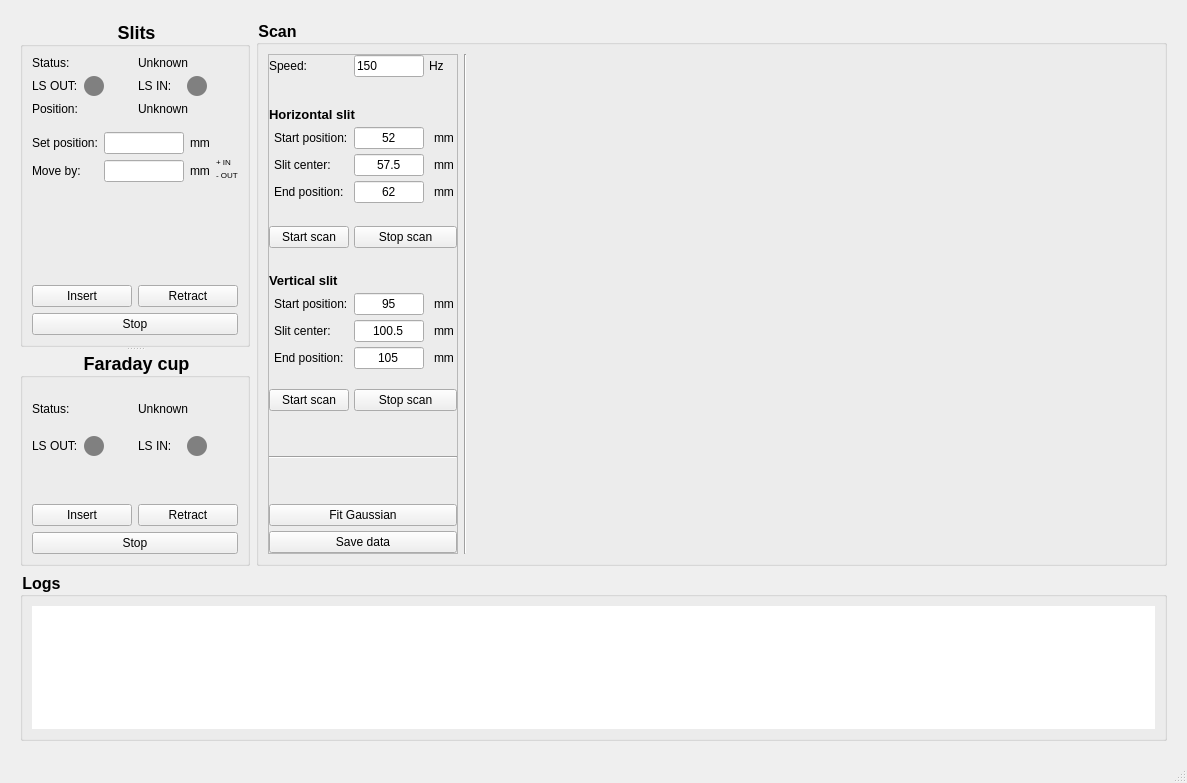
<?xml version="1.0" encoding="UTF-8"?>
<ui version="4.0">
 <class>MainWindow</class>
 <widget class="QMainWindow" name="MainWindow">
  <property name="geometry">
   <rect>
    <x>0</x>
    <y>0</y>
    <width>1187</width>
    <height>783</height>
   </rect>
  </property>
  <property name="windowTitle">
   <string>Diagnostic Box Controls</string>
  </property>
  <widget class="QWidget" name="centralwidget">
   <layout class="QGridLayout" name="gridLayout_3">
    <property name="leftMargin">
     <number>20</number>
    </property>
    <property name="topMargin">
     <number>20</number>
    </property>
    <property name="rightMargin">
     <number>20</number>
    </property>
    <property name="bottomMargin">
     <number>20</number>
    </property>
    <item row="0" column="0">
     <widget class="QSplitter" name="splitter">
      <property name="sizePolicy">
       <sizepolicy hsizetype="Fixed" vsizetype="Expanding">
        <horstretch>0</horstretch>
        <verstretch>0</verstretch>
       </sizepolicy>
      </property>
      <property name="orientation">
       <enum>Qt::Vertical</enum>
      </property>
      <widget class="QGroupBox" name="Slits_group">
       <property name="sizePolicy">
        <sizepolicy hsizetype="Fixed" vsizetype="Fixed">
         <horstretch>0</horstretch>
         <verstretch>0</verstretch>
        </sizepolicy>
       </property>
       <property name="styleSheet">
        <string notr="true">QGroupBox
{
    font-size: 18px;
    font-weight: bold;
}</string>
       </property>
       <property name="title">
        <string>Slits</string>
       </property>
       <property name="alignment">
        <set>Qt::AlignCenter</set>
       </property>
       <layout class="QGridLayout" name="gridLayout_2">
        <property name="sizeConstraint">
         <enum>QLayout::SetDefaultConstraint</enum>
        </property>
        <item row="0" column="0">
         <widget class="QLabel" name="SL_status_label">
          <property name="text">
           <string>Status:</string>
          </property>
         </widget>
        </item>
        <item row="0" column="1">
         <widget class="QLabel" name="SL_status_field">
          <property name="text">
           <string>Unknown</string>
          </property>
         </widget>
        </item>
        <item row="1" column="0">
         <layout class="QFormLayout" name="SL_LS_OUT_Layout">
          <item row="0" column="0">
           <widget class="QLabel" name="SL_LS_OUT_label">
            <property name="text">
             <string>LS OUT:</string>
            </property>
           </widget>
          </item>
          <item row="0" column="1">
           <widget class="QLabel" name="SL_LS_OUT_status">
            <property name="sizePolicy">
             <sizepolicy hsizetype="Fixed" vsizetype="Fixed">
              <horstretch>0</horstretch>
              <verstretch>0</verstretch>
             </sizepolicy>
            </property>
            <property name="minimumSize">
             <size>
              <width>20</width>
              <height>20</height>
             </size>
            </property>
            <property name="maximumSize">
             <size>
              <width>20</width>
              <height>20</height>
             </size>
            </property>
            <property name="styleSheet">
             <string notr="true">background-color: grey; border-radius: 10px;</string>
            </property>
            <property name="text">
             <string/>
            </property>
           </widget>
          </item>
         </layout>
        </item>
        <item row="1" column="1">
         <layout class="QFormLayout" name="SL_LS_IN_Layout">
          <property name="labelAlignment">
           <set>Qt::AlignLeading|Qt::AlignLeft|Qt::AlignVCenter</set>
          </property>
          <property name="formAlignment">
           <set>Qt::AlignLeading|Qt::AlignLeft|Qt::AlignTop</set>
          </property>
          <property name="horizontalSpacing">
           <number>15</number>
          </property>
          <property name="leftMargin">
           <number>0</number>
          </property>
          <property name="rightMargin">
           <number>0</number>
          </property>
          <item row="0" column="0">
           <widget class="QLabel" name="SL_LS_IN_label">
            <property name="text">
             <string>LS IN:</string>
            </property>
           </widget>
          </item>
          <item row="0" column="1">
           <widget class="QLabel" name="SL_LS_IN_status">
            <property name="sizePolicy">
             <sizepolicy hsizetype="Fixed" vsizetype="Fixed">
              <horstretch>0</horstretch>
              <verstretch>0</verstretch>
             </sizepolicy>
            </property>
            <property name="minimumSize">
             <size>
              <width>20</width>
              <height>20</height>
             </size>
            </property>
            <property name="maximumSize">
             <size>
              <width>20</width>
              <height>20</height>
             </size>
            </property>
            <property name="styleSheet">
             <string notr="true">background-color: grey; border-radius: 10px;</string>
            </property>
            <property name="text">
             <string/>
            </property>
            <property name="alignment">
             <set>Qt::AlignLeading|Qt::AlignLeft|Qt::AlignVCenter</set>
            </property>
            <property name="margin">
             <number>0</number>
            </property>
           </widget>
          </item>
         </layout>
        </item>
        <item row="2" column="0">
         <widget class="QLabel" name="SL_pos_label">
          <property name="text">
           <string>Position:</string>
          </property>
         </widget>
        </item>
        <item row="2" column="1">
         <widget class="QLabel" name="SL_pos_field">
          <property name="text">
           <string>Unknown</string>
          </property>
         </widget>
        </item>
        <item row="3" column="0">
         <spacer name="verticalSpacer">
          <property name="orientation">
           <enum>Qt::Vertical</enum>
          </property>
          <property name="sizeType">
           <enum>QSizePolicy::Fixed</enum>
          </property>
          <property name="sizeHint" stdset="0">
           <size>
            <width>20</width>
            <height>10</height>
           </size>
          </property>
         </spacer>
        </item>
        <item row="4" column="0" colspan="2">
         <layout class="QGridLayout" name="gridLayout">
          <item row="0" column="0" rowspan="2">
           <widget class="QLabel" name="mvto_label">
            <property name="text">
             <string>Set position:</string>
            </property>
           </widget>
          </item>
          <item row="0" column="1" rowspan="2">
           <widget class="QLineEdit" name="mvto_field">
            <property name="sizePolicy">
             <sizepolicy hsizetype="Fixed" vsizetype="Preferred">
              <horstretch>0</horstretch>
              <verstretch>0</verstretch>
             </sizepolicy>
            </property>
            <property name="minimumSize">
             <size>
              <width>60</width>
              <height>0</height>
             </size>
            </property>
            <property name="maximumSize">
             <size>
              <width>80</width>
              <height>16777215</height>
             </size>
            </property>
           </widget>
          </item>
          <item row="0" column="2" rowspan="2" colspan="2">
           <widget class="QLabel" name="label">
            <property name="text">
             <string>mm</string>
            </property>
           </widget>
          </item>
          <item row="1" column="3" rowspan="2">
           <widget class="QLabel" name="label_3">
            <property name="text">
             <string>&lt;html&gt;&lt;head/&gt;
&lt;body&gt;
&lt;p style=&quot;line-height: 0.1;&quot;&gt;&lt;span style=&quot;font-size:6pt;&quot;&gt;+ IN&lt;/span&gt;&lt;/p&gt;
&lt;p style=&quot;line-height: 0.1;&quot;&gt;&lt;span style=&quot;font-size:6pt;&quot;&gt;- OUT&lt;/span&gt;&lt;/p&gt;
&lt;/body&gt;&lt;/html&gt;</string>
            </property>
           </widget>
          </item>
          <item row="2" column="0">
           <widget class="QLabel" name="mvto_label_2">
            <property name="text">
             <string>Move by:</string>
            </property>
           </widget>
          </item>
          <item row="2" column="1">
           <widget class="QLineEdit" name="mvby_field">
            <property name="sizePolicy">
             <sizepolicy hsizetype="Fixed" vsizetype="Preferred">
              <horstretch>0</horstretch>
              <verstretch>0</verstretch>
             </sizepolicy>
            </property>
            <property name="minimumSize">
             <size>
              <width>60</width>
              <height>0</height>
             </size>
            </property>
            <property name="maximumSize">
             <size>
              <width>80</width>
              <height>16777215</height>
             </size>
            </property>
            <property name="toolTip">
             <string>&lt;html&gt;&lt;head/&gt;&lt;body&gt;&lt;p&gt;+ IN&lt;/p&gt;&lt;p&gt;-OUT&lt;/p&gt;&lt;/body&gt;&lt;/html&gt;</string>
            </property>
           </widget>
          </item>
          <item row="2" column="2">
           <widget class="QLabel" name="label_2">
            <property name="text">
             <string>mm</string>
            </property>
           </widget>
          </item>
         </layout>
        </item>
        <item row="5" column="0" colspan="2">
         <spacer name="verticalSpacer_2">
          <property name="orientation">
           <enum>Qt::Vertical</enum>
          </property>
          <property name="sizeHint" stdset="0">
           <size>
            <width>20</width>
            <height>20</height>
           </size>
          </property>
         </spacer>
        </item>
        <item row="6" column="0">
         <widget class="QPushButton" name="SL_In_Btn">
          <property name="text">
           <string>Insert</string>
          </property>
         </widget>
        </item>
        <item row="6" column="1">
         <widget class="QPushButton" name="SL_Out_Btn">
          <property name="text">
           <string>Retract</string>
          </property>
         </widget>
        </item>
        <item row="7" column="0" colspan="2">
         <widget class="QPushButton" name="SL_Stop_Btn">
          <property name="text">
           <string>Stop</string>
          </property>
         </widget>
        </item>
       </layout>
      </widget>
      <widget class="QGroupBox" name="FC_group">
       <property name="sizePolicy">
        <sizepolicy hsizetype="Fixed" vsizetype="Fixed">
         <horstretch>0</horstretch>
         <verstretch>0</verstretch>
        </sizepolicy>
       </property>
       <property name="styleSheet">
        <string notr="true">QGroupBox
{
    font-size: 18px;
    font-weight: bold;
}</string>
       </property>
       <property name="title">
        <string>Faraday cup</string>
       </property>
       <property name="alignment">
        <set>Qt::AlignCenter</set>
       </property>
       <layout class="QGridLayout" name="gridLayout_6">
        <property name="sizeConstraint">
         <enum>QLayout::SetDefaultConstraint</enum>
        </property>
        <item row="4" column="0" colspan="2">
         <widget class="QPushButton" name="FC_Stop_Btn">
          <property name="text">
           <string>Stop</string>
          </property>
         </widget>
        </item>
        <item row="3" column="1">
         <widget class="QPushButton" name="FC_Out_Btn">
          <property name="text">
           <string>Retract</string>
          </property>
         </widget>
        </item>
        <item row="0" column="0">
         <widget class="QLabel" name="FC_status_label">
          <property name="text">
           <string>Status:</string>
          </property>
         </widget>
        </item>
        <item row="1" column="1">
         <layout class="QFormLayout" name="FC_LS_IN_Layout">
          <property name="sizeConstraint">
           <enum>QLayout::SetDefaultConstraint</enum>
          </property>
          <property name="horizontalSpacing">
           <number>15</number>
          </property>
          <item row="0" column="0">
           <widget class="QLabel" name="FC_LS_IN_label">
            <property name="text">
             <string>LS IN:</string>
            </property>
           </widget>
          </item>
          <item row="0" column="1">
           <widget class="QLabel" name="FC_LS_IN_status">
            <property name="sizePolicy">
             <sizepolicy hsizetype="Fixed" vsizetype="Fixed">
              <horstretch>0</horstretch>
              <verstretch>0</verstretch>
             </sizepolicy>
            </property>
            <property name="minimumSize">
             <size>
              <width>20</width>
              <height>20</height>
             </size>
            </property>
            <property name="maximumSize">
             <size>
              <width>20</width>
              <height>20</height>
             </size>
            </property>
            <property name="styleSheet">
             <string notr="true">background-color: grey;
border-radius: 10px;</string>
            </property>
            <property name="text">
             <string/>
            </property>
           </widget>
          </item>
         </layout>
        </item>
        <item row="1" column="0">
         <layout class="QFormLayout" name="FC_LS_OUT_Layout">
          <item row="0" column="0">
           <widget class="QLabel" name="FC_LS_OUT_label">
            <property name="text">
             <string>LS OUT:</string>
            </property>
           </widget>
          </item>
          <item row="0" column="1">
           <widget class="QLabel" name="FC_LS_OUT_status">
            <property name="sizePolicy">
             <sizepolicy hsizetype="Fixed" vsizetype="Fixed">
              <horstretch>0</horstretch>
              <verstretch>0</verstretch>
             </sizepolicy>
            </property>
            <property name="minimumSize">
             <size>
              <width>20</width>
              <height>20</height>
             </size>
            </property>
            <property name="maximumSize">
             <size>
              <width>20</width>
              <height>20</height>
             </size>
            </property>
            <property name="styleSheet">
             <string notr="true">background-color: grey;
border-radius: 10px;</string>
            </property>
            <property name="text">
             <string/>
            </property>
           </widget>
          </item>
         </layout>
        </item>
        <item row="2" column="0" colspan="2">
         <spacer name="verticalSpacer_3">
          <property name="orientation">
           <enum>Qt::Vertical</enum>
          </property>
          <property name="sizeType">
           <enum>QSizePolicy::Fixed</enum>
          </property>
          <property name="sizeHint" stdset="0">
           <size>
            <width>20</width>
            <height>20</height>
           </size>
          </property>
         </spacer>
        </item>
        <item row="0" column="1">
         <widget class="QLabel" name="FC_status_field">
          <property name="text">
           <string>Unknown</string>
          </property>
         </widget>
        </item>
        <item row="3" column="0">
         <widget class="QPushButton" name="FC_In_Btn">
          <property name="text">
           <string>Insert</string>
          </property>
         </widget>
        </item>
       </layout>
      </widget>
     </widget>
    </item>
    <item row="0" column="1">
     <widget class="QGroupBox" name="groupBox">
      <property name="styleSheet">
       <string notr="true">QGroupBox
{
    font-size: 16px;
    font-weight: bold;
}</string>
      </property>
      <property name="title">
       <string>Scan</string>
      </property>
      <layout class="QGridLayout" name="gridLayout_4">
       <property name="sizeConstraint">
        <enum>QLayout::SetDefaultConstraint</enum>
       </property>
       <item row="0" column="3">
        <widget class="PlotWidget" name="plotWidget" native="true">
         <property name="sizePolicy">
          <sizepolicy hsizetype="Fixed" vsizetype="Fixed">
           <horstretch>0</horstretch>
           <verstretch>0</verstretch>
          </sizepolicy>
         </property>
         <property name="minimumSize">
          <size>
           <width>600</width>
           <height>500</height>
          </size>
         </property>
         <property name="maximumSize">
          <size>
           <width>800</width>
           <height>500</height>
          </size>
         </property>
        </widget>
       </item>
       <item row="0" column="2">
        <widget class="Line" name="line">
         <property name="orientation">
          <enum>Qt::Vertical</enum>
         </property>
        </widget>
       </item>
       <item row="0" column="1">
        <widget class="QFrame" name="frame">
         <property name="sizePolicy">
          <sizepolicy hsizetype="Fixed" vsizetype="Preferred">
           <horstretch>0</horstretch>
           <verstretch>0</verstretch>
          </sizepolicy>
         </property>
         <property name="frameShape">
          <enum>QFrame::StyledPanel</enum>
         </property>
         <property name="frameShadow">
          <enum>QFrame::Raised</enum>
         </property>
         <layout class="QVBoxLayout" name="verticalLayout">
          <property name="spacing">
           <number>5</number>
          </property>
          <property name="sizeConstraint">
           <enum>QLayout::SetDefaultConstraint</enum>
          </property>
          <property name="leftMargin">
           <number>0</number>
          </property>
          <property name="topMargin">
           <number>0</number>
          </property>
          <property name="rightMargin">
           <number>0</number>
          </property>
          <property name="bottomMargin">
           <number>0</number>
          </property>
          <item>
           <layout class="QFormLayout" name="formLayout">
            <item row="0" column="0">
             <widget class="QLabel" name="label_5">
              <property name="text">
               <string>Speed:</string>
              </property>
             </widget>
            </item>
            <item row="0" column="1">
             <layout class="QFormLayout" name="formLayout_2">
              <item row="0" column="0">
               <widget class="QLineEdit" name="slitScanSpeedFiled">
                <property name="sizePolicy">
                 <sizepolicy hsizetype="Fixed" vsizetype="Fixed">
                  <horstretch>0</horstretch>
                  <verstretch>0</verstretch>
                 </sizepolicy>
                </property>
                <property name="maximumSize">
                 <size>
                  <width>70</width>
                  <height>25</height>
                 </size>
                </property>
                <property name="text">
                 <string>150</string>
                </property>
               </widget>
              </item>
              <item row="0" column="1">
               <widget class="QLabel" name="label_4">
                <property name="maximumSize">
                 <size>
                  <width>100</width>
                  <height>16777215</height>
                 </size>
                </property>
                <property name="text">
                 <string>Hz</string>
                </property>
               </widget>
              </item>
             </layout>
            </item>
            <item row="1" column="0" colspan="2">
             <spacer name="verticalSpacer_7">
              <property name="orientation">
               <enum>Qt::Vertical</enum>
              </property>
              <property name="sizeType">
               <enum>QSizePolicy::Fixed</enum>
              </property>
              <property name="sizeHint" stdset="0">
               <size>
                <width>20</width>
                <height>20</height>
               </size>
              </property>
             </spacer>
            </item>
            <item row="2" column="0" colspan="2">
             <widget class="QLabel" name="hSlitScanLabel">
              <property name="text">
               <string>&lt;html&gt;&lt;head/&gt;&lt;body&gt;&lt;p&gt;&lt;span style=&quot; font-size:10pt; font-weight:600;&quot;&gt;Horizontal slit&lt;/span&gt;&lt;/p&gt;&lt;/body&gt;&lt;/html&gt;</string>
              </property>
             </widget>
            </item>
            <item row="3" column="0">
             <widget class="QLabel" name="hStartPosLabel">
              <property name="text">
               <string>Start position:</string>
              </property>
              <property name="indent">
               <number>5</number>
              </property>
             </widget>
            </item>
            <item row="3" column="1">
             <layout class="QFormLayout" name="hStartPos">
              <item row="0" column="0">
               <widget class="QLineEdit" name="hStartPosField">
                <property name="sizePolicy">
                 <sizepolicy hsizetype="Fixed" vsizetype="Fixed">
                  <horstretch>0</horstretch>
                  <verstretch>0</verstretch>
                 </sizepolicy>
                </property>
                <property name="maximumSize">
                 <size>
                  <width>70</width>
                  <height>25</height>
                 </size>
                </property>
                <property name="inputMask">
                 <string/>
                </property>
                <property name="text">
                 <string>52</string>
                </property>
                <property name="alignment">
                 <set>Qt::AlignCenter</set>
                </property>
                <property name="placeholderText">
                 <string/>
                </property>
               </widget>
              </item>
              <item row="0" column="1">
               <widget class="QLabel" name="mm">
                <property name="maximumSize">
                 <size>
                  <width>100</width>
                  <height>16777215</height>
                 </size>
                </property>
                <property name="text">
                 <string>mm</string>
                </property>
                <property name="indent">
                 <number>5</number>
                </property>
               </widget>
              </item>
             </layout>
            </item>
            <item row="4" column="0">
             <widget class="QLabel" name="hCenterLabel">
              <property name="text">
               <string>Slit center:</string>
              </property>
              <property name="indent">
               <number>5</number>
              </property>
             </widget>
            </item>
            <item row="4" column="1">
             <layout class="QFormLayout" name="hCenter">
              <item row="0" column="0">
               <widget class="QLineEdit" name="hCenterField">
                <property name="sizePolicy">
                 <sizepolicy hsizetype="Fixed" vsizetype="Fixed">
                  <horstretch>0</horstretch>
                  <verstretch>0</verstretch>
                 </sizepolicy>
                </property>
                <property name="maximumSize">
                 <size>
                  <width>70</width>
                  <height>25</height>
                 </size>
                </property>
                <property name="toolTip">
                 <string>Default: 57.5 mm</string>
                </property>
                <property name="inputMask">
                 <string/>
                </property>
                <property name="text">
                 <string>57.5</string>
                </property>
                <property name="alignment">
                 <set>Qt::AlignCenter</set>
                </property>
                <property name="placeholderText">
                 <string/>
                </property>
               </widget>
              </item>
              <item row="0" column="1">
               <widget class="QLabel" name="mm_2">
                <property name="maximumSize">
                 <size>
                  <width>100</width>
                  <height>16777215</height>
                 </size>
                </property>
                <property name="text">
                 <string>mm</string>
                </property>
                <property name="indent">
                 <number>5</number>
                </property>
               </widget>
              </item>
             </layout>
            </item>
            <item row="5" column="0">
             <widget class="QLabel" name="hEndPosLabel">
              <property name="text">
               <string>End position:</string>
              </property>
              <property name="indent">
               <number>5</number>
              </property>
             </widget>
            </item>
            <item row="5" column="1">
             <layout class="QFormLayout" name="hEndPos">
              <item row="0" column="0">
               <widget class="QLineEdit" name="hEndPosField">
                <property name="sizePolicy">
                 <sizepolicy hsizetype="Fixed" vsizetype="Fixed">
                  <horstretch>0</horstretch>
                  <verstretch>0</verstretch>
                 </sizepolicy>
                </property>
                <property name="maximumSize">
                 <size>
                  <width>70</width>
                  <height>25</height>
                 </size>
                </property>
                <property name="inputMask">
                 <string/>
                </property>
                <property name="text">
                 <string>62</string>
                </property>
                <property name="alignment">
                 <set>Qt::AlignCenter</set>
                </property>
                <property name="placeholderText">
                 <string/>
                </property>
               </widget>
              </item>
              <item row="0" column="1">
               <widget class="QLabel" name="mm_3">
                <property name="maximumSize">
                 <size>
                  <width>100</width>
                  <height>16777215</height>
                 </size>
                </property>
                <property name="text">
                 <string>mm</string>
                </property>
                <property name="indent">
                 <number>5</number>
                </property>
               </widget>
              </item>
             </layout>
            </item>
            <item row="6" column="0" colspan="2">
             <spacer name="verticalSpacer_4">
              <property name="orientation">
               <enum>Qt::Vertical</enum>
              </property>
              <property name="sizeType">
               <enum>QSizePolicy::Fixed</enum>
              </property>
              <property name="sizeHint" stdset="0">
               <size>
                <width>188</width>
                <height>13</height>
               </size>
              </property>
             </spacer>
            </item>
            <item row="7" column="0">
             <widget class="QPushButton" name="hStartScanBtn">
              <property name="text">
               <string>Start scan</string>
              </property>
             </widget>
            </item>
            <item row="7" column="1">
             <widget class="QPushButton" name="hStopScanBtn">
              <property name="text">
               <string>Stop scan</string>
              </property>
             </widget>
            </item>
           </layout>
          </item>
          <item>
           <spacer name="verticalSpacer_8">
            <property name="orientation">
             <enum>Qt::Vertical</enum>
            </property>
            <property name="sizeType">
             <enum>QSizePolicy::Fixed</enum>
            </property>
            <property name="sizeHint" stdset="0">
             <size>
              <width>20</width>
              <height>20</height>
             </size>
            </property>
           </spacer>
          </item>
          <item>
           <layout class="QFormLayout" name="formLayout_3">
            <item row="0" column="0" colspan="2">
             <widget class="QLabel" name="vSlitScanLabel">
              <property name="text">
               <string>&lt;html&gt;&lt;head/&gt;&lt;body&gt;&lt;p&gt;&lt;span style=&quot; font-size:10pt; font-weight:600;&quot;&gt;Vertical slit&lt;/span&gt;&lt;/p&gt;&lt;/body&gt;&lt;/html&gt;</string>
              </property>
             </widget>
            </item>
            <item row="1" column="0">
             <widget class="QLabel" name="vStartPosLabel">
              <property name="text">
               <string>Start position:</string>
              </property>
              <property name="indent">
               <number>5</number>
              </property>
             </widget>
            </item>
            <item row="1" column="1">
             <layout class="QFormLayout" name="vStartPos">
              <item row="0" column="0">
               <widget class="QLineEdit" name="vStartPosField">
                <property name="sizePolicy">
                 <sizepolicy hsizetype="Fixed" vsizetype="Fixed">
                  <horstretch>0</horstretch>
                  <verstretch>0</verstretch>
                 </sizepolicy>
                </property>
                <property name="maximumSize">
                 <size>
                  <width>70</width>
                  <height>25</height>
                 </size>
                </property>
                <property name="inputMask">
                 <string/>
                </property>
                <property name="text">
                 <string>95</string>
                </property>
                <property name="alignment">
                 <set>Qt::AlignCenter</set>
                </property>
                <property name="placeholderText">
                 <string/>
                </property>
               </widget>
              </item>
              <item row="0" column="1">
               <widget class="QLabel" name="mm_4">
                <property name="maximumSize">
                 <size>
                  <width>100</width>
                  <height>16777215</height>
                 </size>
                </property>
                <property name="text">
                 <string>mm</string>
                </property>
                <property name="indent">
                 <number>5</number>
                </property>
               </widget>
              </item>
             </layout>
            </item>
            <item row="2" column="0">
             <widget class="QLabel" name="vCenterLabel">
              <property name="text">
               <string>Slit center:</string>
              </property>
              <property name="indent">
               <number>5</number>
              </property>
             </widget>
            </item>
            <item row="2" column="1">
             <layout class="QFormLayout" name="vCenter">
              <item row="0" column="0">
               <widget class="QLineEdit" name="vCenterField">
                <property name="sizePolicy">
                 <sizepolicy hsizetype="Fixed" vsizetype="Fixed">
                  <horstretch>0</horstretch>
                  <verstretch>0</verstretch>
                 </sizepolicy>
                </property>
                <property name="maximumSize">
                 <size>
                  <width>70</width>
                  <height>25</height>
                 </size>
                </property>
                <property name="toolTip">
                 <string>&lt;html&gt;&lt;head/&gt;&lt;body&gt;&lt;p&gt;Default: 100.75 mm&lt;/p&gt;&lt;/body&gt;&lt;/html&gt;</string>
                </property>
                <property name="inputMask">
                 <string/>
                </property>
                <property name="text">
                 <string>100.5</string>
                </property>
                <property name="alignment">
                 <set>Qt::AlignCenter</set>
                </property>
                <property name="placeholderText">
                 <string/>
                </property>
               </widget>
              </item>
              <item row="0" column="1">
               <widget class="QLabel" name="mm_5">
                <property name="maximumSize">
                 <size>
                  <width>100</width>
                  <height>16777215</height>
                 </size>
                </property>
                <property name="text">
                 <string>mm</string>
                </property>
                <property name="indent">
                 <number>5</number>
                </property>
               </widget>
              </item>
             </layout>
            </item>
            <item row="3" column="0">
             <widget class="QLabel" name="vEndPosLabel">
              <property name="text">
               <string>End position:</string>
              </property>
              <property name="indent">
               <number>5</number>
              </property>
             </widget>
            </item>
            <item row="3" column="1">
             <layout class="QFormLayout" name="vEndPos">
              <item row="0" column="0">
               <widget class="QLineEdit" name="vEndPosField">
                <property name="sizePolicy">
                 <sizepolicy hsizetype="Fixed" vsizetype="Fixed">
                  <horstretch>0</horstretch>
                  <verstretch>0</verstretch>
                 </sizepolicy>
                </property>
                <property name="maximumSize">
                 <size>
                  <width>70</width>
                  <height>25</height>
                 </size>
                </property>
                <property name="inputMask">
                 <string/>
                </property>
                <property name="text">
                 <string>105</string>
                </property>
                <property name="alignment">
                 <set>Qt::AlignCenter</set>
                </property>
                <property name="placeholderText">
                 <string/>
                </property>
               </widget>
              </item>
              <item row="0" column="1">
               <widget class="QLabel" name="mm_6">
                <property name="maximumSize">
                 <size>
                  <width>100</width>
                  <height>16777215</height>
                 </size>
                </property>
                <property name="text">
                 <string>mm</string>
                </property>
                <property name="indent">
                 <number>5</number>
                </property>
               </widget>
              </item>
             </layout>
            </item>
            <item row="4" column="0" colspan="2">
             <spacer name="verticalSpacer_5">
              <property name="orientation">
               <enum>Qt::Vertical</enum>
              </property>
              <property name="sizeType">
               <enum>QSizePolicy::Fixed</enum>
              </property>
              <property name="sizeHint" stdset="0">
               <size>
                <width>118</width>
                <height>10</height>
               </size>
              </property>
             </spacer>
            </item>
            <item row="5" column="0">
             <widget class="QPushButton" name="vStartScanBtn">
              <property name="text">
               <string>Start scan</string>
              </property>
             </widget>
            </item>
            <item row="5" column="1">
             <widget class="QPushButton" name="vStopScanBtn">
              <property name="text">
               <string>Stop scan</string>
              </property>
             </widget>
            </item>
           </layout>
          </item>
          <item>
           <spacer name="verticalSpacer_9">
            <property name="orientation">
             <enum>Qt::Vertical</enum>
            </property>
            <property name="sizeHint" stdset="0">
             <size>
              <width>20</width>
              <height>40</height>
             </size>
            </property>
           </spacer>
          </item>
          <item>
           <widget class="Line" name="line_2">
            <property name="orientation">
             <enum>Qt::Horizontal</enum>
            </property>
           </widget>
          </item>
          <item>
           <spacer name="verticalSpacer_6">
            <property name="orientation">
             <enum>Qt::Vertical</enum>
            </property>
            <property name="sizeHint" stdset="0">
             <size>
              <width>20</width>
              <height>40</height>
             </size>
            </property>
           </spacer>
          </item>
          <item>
           <widget class="QPushButton" name="fitGausBtn">
            <property name="text">
             <string>Fit Gaussian</string>
            </property>
           </widget>
          </item>
          <item>
           <widget class="QPushButton" name="saveBtn">
            <property name="styleSheet">
             <string notr="true">text:bold</string>
            </property>
            <property name="text">
             <string>Save data</string>
            </property>
           </widget>
          </item>
         </layout>
        </widget>
       </item>
      </layout>
     </widget>
    </item>
    <item row="1" column="0" colspan="2">
     <widget class="QGroupBox" name="logs_group">
      <property name="styleSheet">
       <string notr="true">QGroupBox
{
    font-size: 16px;
    font-weight: bold;
}</string>
      </property>
      <property name="title">
       <string>Logs</string>
      </property>
      <layout class="QHBoxLayout" name="horizontalLayout">
       <property name="sizeConstraint">
        <enum>QLayout::SetDefaultConstraint</enum>
       </property>
       <item>
        <widget class="QTextBrowser" name="logs_field">
         <property name="sizePolicy">
          <sizepolicy hsizetype="Expanding" vsizetype="Expanding">
           <horstretch>0</horstretch>
           <verstretch>0</verstretch>
          </sizepolicy>
         </property>
         <property name="frameShape">
          <enum>QFrame::NoFrame</enum>
         </property>
         <property name="frameShadow">
          <enum>QFrame::Plain</enum>
         </property>
        </widget>
       </item>
      </layout>
     </widget>
    </item>
   </layout>
  </widget>
  <widget class="QStatusBar" name="statusbar"/>
  <action name="actionConnect_to">
   <property name="text">
    <string>Connect to</string>
   </property>
  </action>
  <action name="actionConnecto_to_Arduino">
   <property name="text">
    <string>Connect to Arduino</string>
   </property>
  </action>
  <action name="actionConnect_to_ampermeter">
   <property name="text">
    <string>Connect to ampermeter</string>
   </property>
  </action>
 </widget>
 <customwidgets>
  <customwidget>
   <class>PlotWidget</class>
   <extends>QWidget</extends>
   <header location="global">pyqtgraph</header>
   <container>1</container>
  </customwidget>
 </customwidgets>
 <resources/>
 <connections/>
</ui>
